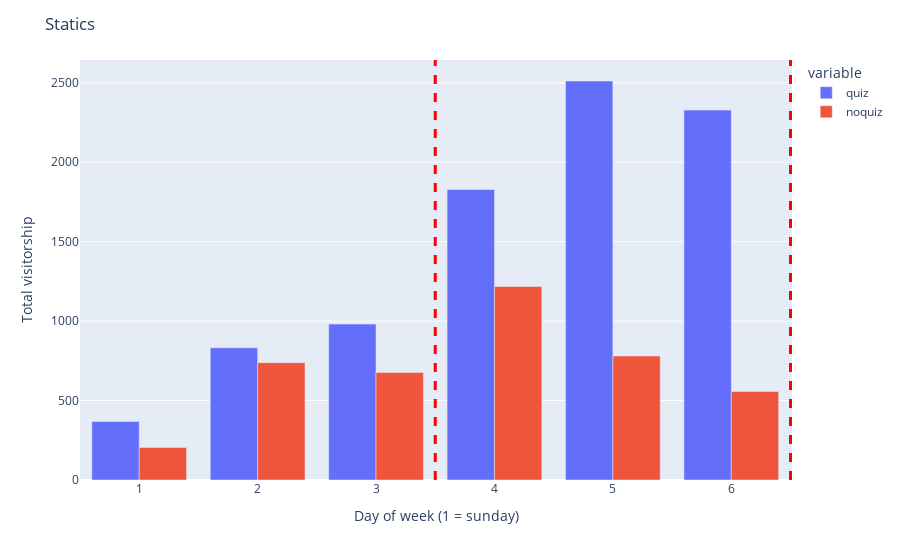
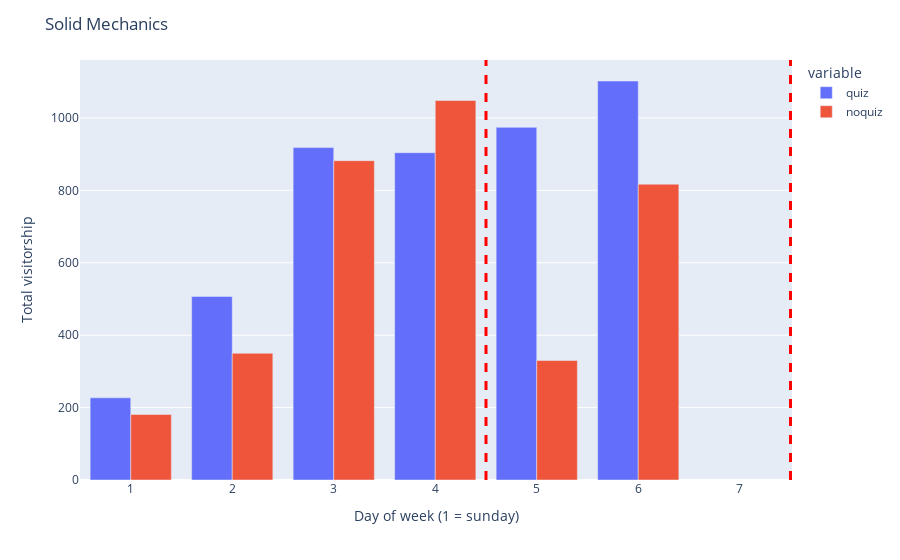
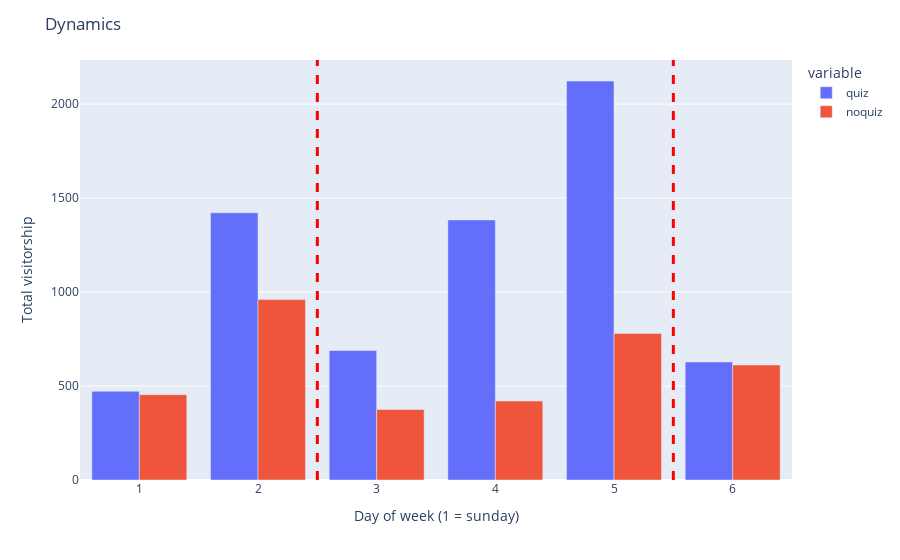

The code cell stored with these charts, in order, in its notebook:
### Code cell
for class_ in ['sta', 'sol', 'dyn']:
    graph_data = pd.read_csv(f'{class_}.csv')
    graph_data = graph_data.set_index(graph_data.columns[0])
    fig = px.bar(graph_data, x=graph_data.index, y=["quiz", "noquiz"], barmode='group')
    if class_ == "sol":
        fig.add_vline(x=4.5, line_width=3, line_dash="dash", line_color="red")
        fig.add_vline(x=7.5, line_width=3, line_dash="dash", line_color="red")
    if class_ == "sta":
        fig.add_vline(x=3.5, line_width=3, line_dash="dash", line_color="red")
        fig.add_vline(x=6.5, line_width=3, line_dash="dash", line_color="red")
    if class_ == "dyn":
        fig.add_vline(x=2.5, line_width=3, line_dash="dash", line_color="red")
        fig.add_vline(x=5.5, line_width=3, line_dash="dash", line_color="red")
    fancy_name = "Dynamics" if class_ == 'dyn' else ('Solid Mechanics' if class_ == 'sol' else 'Statics')
    fig.update_layout(
        title=fancy_name,
        xaxis=dict(title="Day of week (1 = sunday)"),
        yaxis=dict(title="Total visitorship")
    )
    fig.show()

### Figure 1 — Plotly figure (JSON) as saved in the notebook; plotly's stock layout.template omitted (floating-point values rounded to 4 significant figures)
{"data": [{"alignmentgroup": "True", "hovertemplate": "variable=quiz<br>Unnamed: 0=%{x}<br>value=%{y}<extra></extra>", "legendgroup": "quiz", "marker": {"color": "#636efa", "pattern": {"shape": ""}}, "name": "quiz", "offsetgroup": "quiz", "orientation": "v", "showlegend": true, "textposition": "auto", "type": "bar", "x": [1, 2, 3, 4, 5, 6], "xaxis": "x", "y": [368, 832, 981, 1828, 2511, 2328], "yaxis": "y"}, {"alignmentgroup": "True", "hovertemplate": "variable=noquiz<br>Unnamed: 0=%{x}<br>value=%{y}<extra></extra>", "legendgroup": "noquiz", "marker": {"color": "#EF553B", "pattern": {"shape": ""}}, "name": "noquiz", "offsetgroup": "noquiz", "orientation": "v", "showlegend": true, "textposition": "auto", "type": "bar", "x": [1, 2, 3, 4, 5, 6], "xaxis": "x", "y": [205, 738, 677, 1218, 780, 557], "yaxis": "y"}], "layout": {"barmode": "group", "legend": {"title": {"text": "variable"}, "tracegroupgap": 0}, "margin": {"t": 60}, "shapes": [{"line": {"color": "red", "dash": "dash", "width": 3}, "type": "line", "x0": 3.5, "x1": 3.5, "xref": "x", "y0": 0, "y1": 1, "yref": "y domain"}, {"line": {"color": "red", "dash": "dash", "width": 3}, "type": "line", "x0": 6.5, "x1": 6.5, "xref": "x", "y0": 0, "y1": 1, "yref": "y domain"}], "title": {"text": "Statics"}, "xaxis": {"anchor": "y", "domain": [0, 1], "title": {"text": "Day of week (1 = sunday)"}}, "yaxis": {"anchor": "x", "domain": [0, 1], "title": {"text": "Total visitorship"}}}}

### Figure 2 — Plotly figure (JSON) as saved in the notebook; plotly's stock layout.template omitted (floating-point values rounded to 4 significant figures)
{"data": [{"alignmentgroup": "True", "hovertemplate": "variable=quiz<br>Unnamed: 0=%{x}<br>value=%{y}<extra></extra>", "legendgroup": "quiz", "marker": {"color": "#636efa", "pattern": {"shape": ""}}, "name": "quiz", "offsetgroup": "quiz", "orientation": "v", "showlegend": true, "textposition": "auto", "type": "bar", "x": [1, 2, 3, 4, 5, 6], "xaxis": "x", "y": [227, 507, 918, 904, 974, 1102], "yaxis": "y"}, {"alignmentgroup": "True", "hovertemplate": "variable=noquiz<br>Unnamed: 0=%{x}<br>value=%{y}<extra></extra>", "legendgroup": "noquiz", "marker": {"color": "#EF553B", "pattern": {"shape": ""}}, "name": "noquiz", "offsetgroup": "noquiz", "orientation": "v", "showlegend": true, "textposition": "auto", "type": "bar", "x": [1, 2, 3, 4, 5, 6], "xaxis": "x", "y": [181, 350, 882, 1048, 330, 817], "yaxis": "y"}], "layout": {"barmode": "group", "legend": {"title": {"text": "variable"}, "tracegroupgap": 0}, "margin": {"t": 60}, "shapes": [{"line": {"color": "red", "dash": "dash", "width": 3}, "type": "line", "x0": 4.5, "x1": 4.5, "xref": "x", "y0": 0, "y1": 1, "yref": "y domain"}, {"line": {"color": "red", "dash": "dash", "width": 3}, "type": "line", "x0": 7.5, "x1": 7.5, "xref": "x", "y0": 0, "y1": 1, "yref": "y domain"}], "title": {"text": "Solid Mechanics"}, "xaxis": {"anchor": "y", "domain": [0, 1], "title": {"text": "Day of week (1 = sunday)"}}, "yaxis": {"anchor": "x", "domain": [0, 1], "title": {"text": "Total visitorship"}}}}

### Figure 3 — Plotly figure (JSON) as saved in the notebook; plotly's stock layout.template omitted (floating-point values rounded to 4 significant figures)
{"data": [{"alignmentgroup": "True", "hovertemplate": "variable=quiz<br>Unnamed: 0=%{x}<br>value=%{y}<extra></extra>", "legendgroup": "quiz", "marker": {"color": "#636efa", "pattern": {"shape": ""}}, "name": "quiz", "offsetgroup": "quiz", "orientation": "v", "showlegend": true, "textposition": "auto", "type": "bar", "x": [1, 2, 3, 4, 5, 6], "xaxis": "x", "y": [472, 1422, 689, 1384, 2123, 628], "yaxis": "y"}, {"alignmentgroup": "True", "hovertemplate": "variable=noquiz<br>Unnamed: 0=%{x}<br>value=%{y}<extra></extra>", "legendgroup": "noquiz", "marker": {"color": "#EF553B", "pattern": {"shape": ""}}, "name": "noquiz", "offsetgroup": "noquiz", "orientation": "v", "showlegend": true, "textposition": "auto", "type": "bar", "x": [1, 2, 3, 4, 5, 6], "xaxis": "x", "y": [454, 960, 375, 420, 780, 612], "yaxis": "y"}], "layout": {"barmode": "group", "legend": {"title": {"text": "variable"}, "tracegroupgap": 0}, "margin": {"t": 60}, "shapes": [{"line": {"color": "red", "dash": "dash", "width": 3}, "type": "line", "x0": 2.5, "x1": 2.5, "xref": "x", "y0": 0, "y1": 1, "yref": "y domain"}, {"line": {"color": "red", "dash": "dash", "width": 3}, "type": "line", "x0": 5.5, "x1": 5.5, "xref": "x", "y0": 0, "y1": 1, "yref": "y domain"}], "title": {"text": "Dynamics"}, "xaxis": {"anchor": "y", "domain": [0, 1], "title": {"text": "Day of week (1 = sunday)"}}, "yaxis": {"anchor": "x", "domain": [0, 1], "title": {"text": "Total visitorship"}}}}
